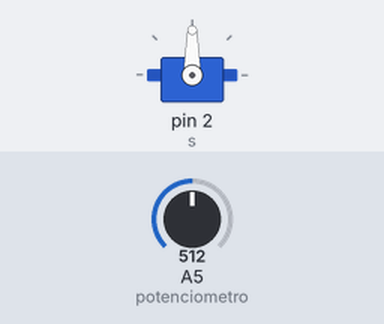
This sketch was run on a simulated Arduino Uno, built with avr-gcc and run on an emulated ATmega328P. On the bench: servo. The test bench sets the inputs (shaded band); at power-on: A5 (potenciometro) = 512.

Above: at 1.2 s.
1.3 s: A5 (potenciometro) set to 716
At 2.3 s:
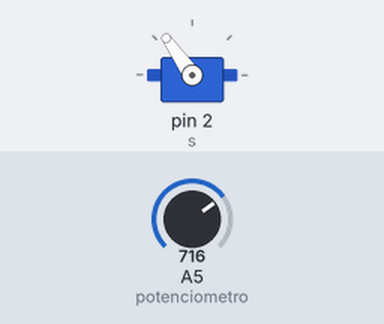
2.8 s: A5 (potenciometro) set to 900
At 3.6 s:
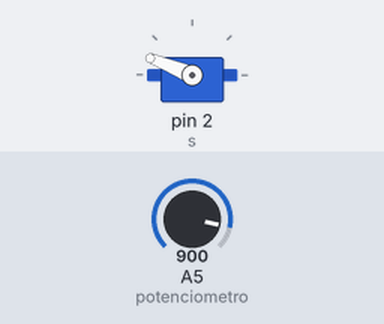
4.3 s: A5 (potenciometro) set to 1023
At 4.8 s:
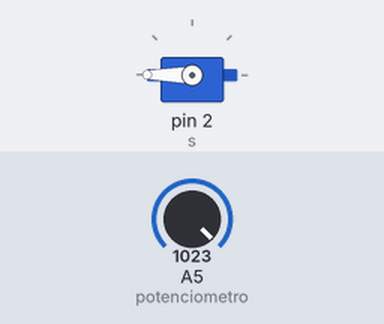
5.8 s: A5 (potenciometro) set to 306
At 6.1 s:
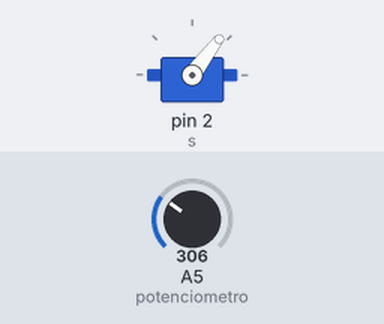
7.3 s: A5 (potenciometro) set to 122
At 8.6 s:
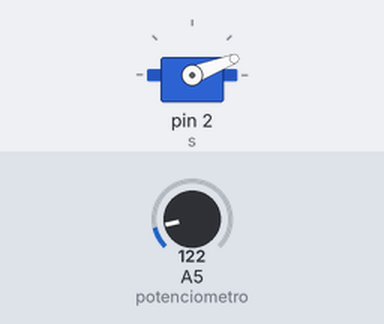
Timing chart, 0 to 9.8 s (numbered marks = the images above; inputs shaded):
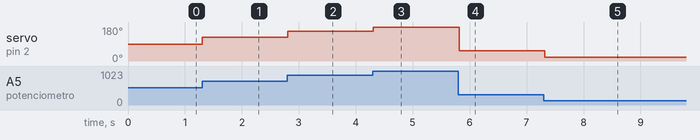

Measured:
- after the input at 1.3 s, servo on pin 2 (s): 90° → 125° at once
- after the input at 2.8 s, servo on pin 2 (s): 125° → 158° at once
- after the input at 4.3 s, servo on pin 2 (s): 158° → 180° at once
- after the input at 5.8 s, servo on pin 2 (s): 180° → 53° at once
- after the input at 7.3 s, servo on pin 2 (s): 53° → 21° at once

The sketch:

motor_servo1.ino
```cpp
#include <Servo.h>
#define potenciometro A5
#define motor 2

Servo s;

void setup()
{
  pinMode(potenciometro, INPUT);
  s.attach(2);
  s.write(0);
}

void loop()
{
  int potencia = analogRead(potenciometro);
  float angulo = map(potencia, 0, 1023, 0, 180);
  s.write(angulo);
  delay(100);
}
```
